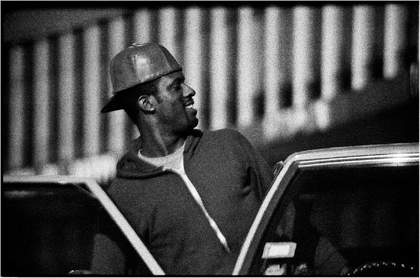
%> input picture Courses' Homeworks/Digital Image Processing/Homework 03/input/taxiDriver.bmp, 420 x 278 px, shrunk from 913 x 604 before the run
$ octave ex04_partAandB.m   (GNU Octave 9; MATLAB toolbox functions it lacks are replaced by stand-ins)
%> lines starting %> are read from the running program, lines starting %| are printed output that depends on the picture; in (x1, y1, x2, y2) boxes, pixels count from 0 and x2, y2 are one past the last pixel; in counts of white or black regions, pixels touching at a corner belong together; the program's own positions count from 1
clear; close all; clc; warning off

%% Initializations
imgTxd = imread('input/TaxiDriver.bmp');
%> imgTxd is the input picture: size 278x420 uint8; min 0, max 255, mean 72.2
imgTxdSz = size(imgTxd);
%> imgTxdSz = [278 420]
imgTxdPad = padarray(imgTxd,size(imgTxd),'post');
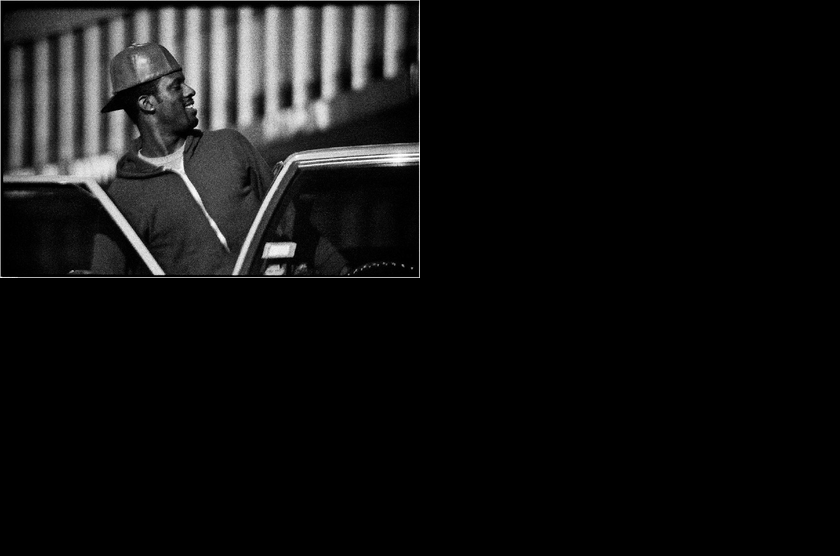
%> imgTxdPad: size 556x840 uint8; min 0, max 255, mean 18
imgTxdPadSz = size(imgTxdPad);
%> imgTxdPadSz = [556 840]
imgTxdFourier = fft2(imgTxdPad);
imgTxdMagn = fftshift(abs(imgTxdFourier));
imgTxdPhase = angle(imgTxdFourier);
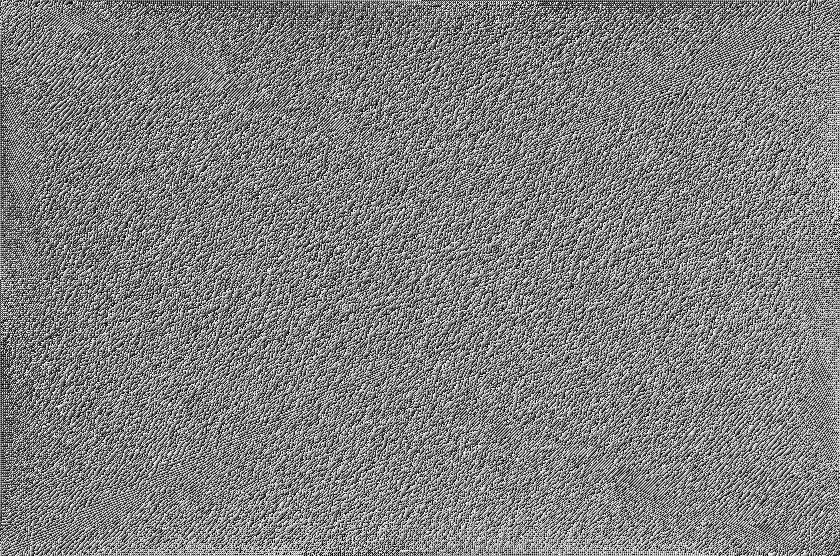
%> imgTxdPhase: size 556x840 double; min -3.14, max 3.14, mean 2.02e-05; drawn with min black and max white

%% Ideal Low-pass Filter
idealLpFiltRad = 100;
idealLpFilter = zeros(imgTxdPadSz);
l1 = floor(imgTxdPadSz(1) / 2) + 1;
%> l1 = 279
l2 = floor(imgTxdPadSz(2)/ 2) + 1;
%> l2 = 421
for i1 = 1:imgTxdPadSz(1)
    for i2 = 1:imgTxdPadSz(2)
        if((i1 - l1)^2 + (i2 - l2)^2 <= idealLpFiltRad^2)
            idealLpFilter(i1,i2) = 1;
        end
    end
end
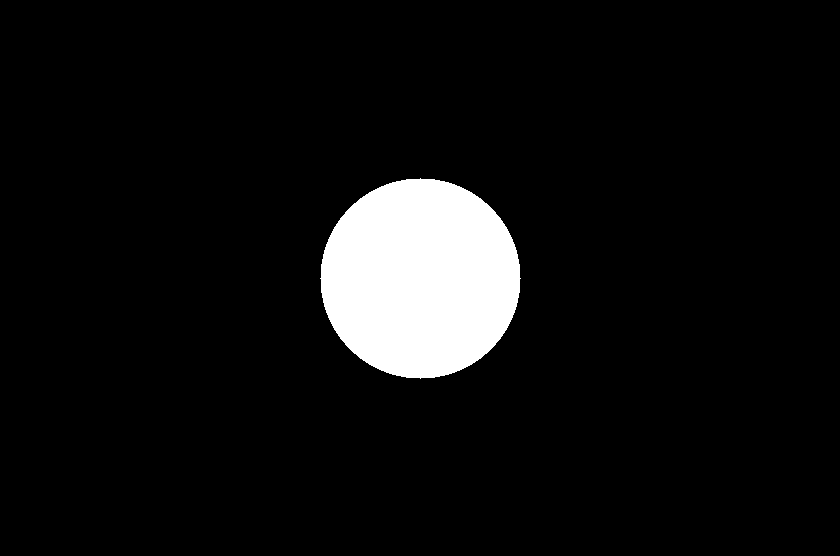
%> idealLpFilter: size 556x840 double; values 0 (black) and 1 (white), 6.7% white; 1 white region, box (x1, y1, x2, y2) and area: (320, 178, 521, 379) 31417
idealLpFiltFinalRes = uint8(real(ifft2(ifftshift(idealLpFilter .* imgTxdMagn) .* exp(1j * imgTxdPhase))));
idealLpFiltFinalRes = idealLpFiltFinalRes(1:imgTxdSz(1),1:imgTxdSz(2));
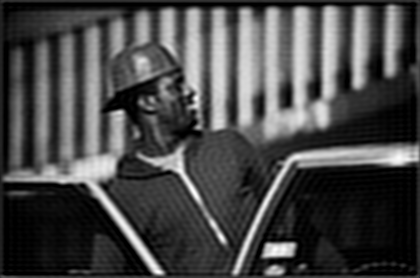
%> idealLpFiltFinalRes: size 278x420 uint8; min 0, max 255, mean 71.7
figure(1);
subplot(3,2,1); imshow(idealLpFilter); subplot(3,2,2); imshow(idealLpFiltFinalRes);
imwrite(idealLpFiltFinalRes,'output/ex04-partA_TaxiDriver_ILPF_best.bmp');

%% ButterWorth Low-pass Filter
bwLpCutoff = 0.09; % butterworth cutoff value
bwLpOrder = 1; % butterworth order
j1 =  (ones(imgTxdPadSz(1),1) * [1:imgTxdPadSz(2)]  - (fix(imgTxdPadSz(2)/2)+1)) / imgTxdPadSz(2);
j2 =  (transpose(1:imgTxdPadSz(1)) * ones(1,imgTxdPadSz(2)) - (fix(imgTxdPadSz(1)/2)+1)) / imgTxdPadSz(1);
bwLpFiltRad = sqrt(j1.^2 + j2.^2);
butterworthLpFilter = mat2gray(1 ./ (1.0 + (bwLpFiltRad ./ bwLpCutoff) .^ (2 * bwLpOrder)));
butterWorthLpFiltFinalRes = uint8(real(ifft2(ifftshift(butterworthLpFilter .* imgTxdMagn) .* exp(1j * imgTxdPhase))));
butterWorthLpFiltFinalRes = butterWorthLpFiltFinalRes(1:imgTxdSz(1), 1:imgTxdSz(2));
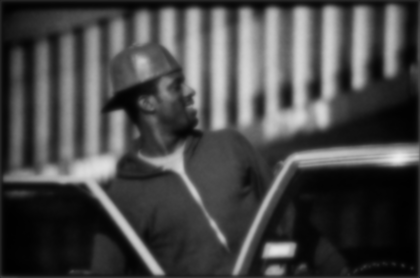
%> butterWorthLpFiltFinalRes: size 278x420 uint8; min 0, max 236, mean 71.4
subplot(3,2,3); imshow(butterworthLpFilter); subplot(3,2,4); imshow(butterWorthLpFiltFinalRes);
imwrite(butterWorthLpFiltFinalRes,'output/ex04-partA_TaxiDriver_BLPF_best.bmp');

%% Gaussian Low-pass Filter
gaussLpFiltStartTime = tic % setting start time
gassianLpFilter = mat2gray(fspecial('gaussian',imgTxdPadSz,150));
gaussianLpFiltFinalRes = uint8(real(ifft2(ifftshift(gassianLpFilter .* imgTxdMagn) .* exp(1i * imgTxdPhase))));
gaussianLpFiltFinalRes = gaussianLpFiltFinalRes(1:imgTxdSz(1),1:imgTxdSz(2));
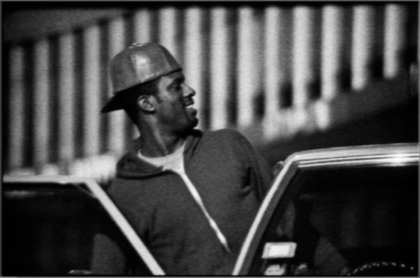
%> gaussianLpFiltFinalRes: size 278x420 uint8; min 0, max 252, mean 71.8
gaussLpFiltElapsedTime = toc(gaussLpFiltStartTime) % getting finish time
subplot(3,2,5); imshow(gassianLpFilter); subplot(3,2,6); imshow(gaussianLpFiltFinalRes);
%> after `imshow(gaussianLpFiltFinalRes)`:
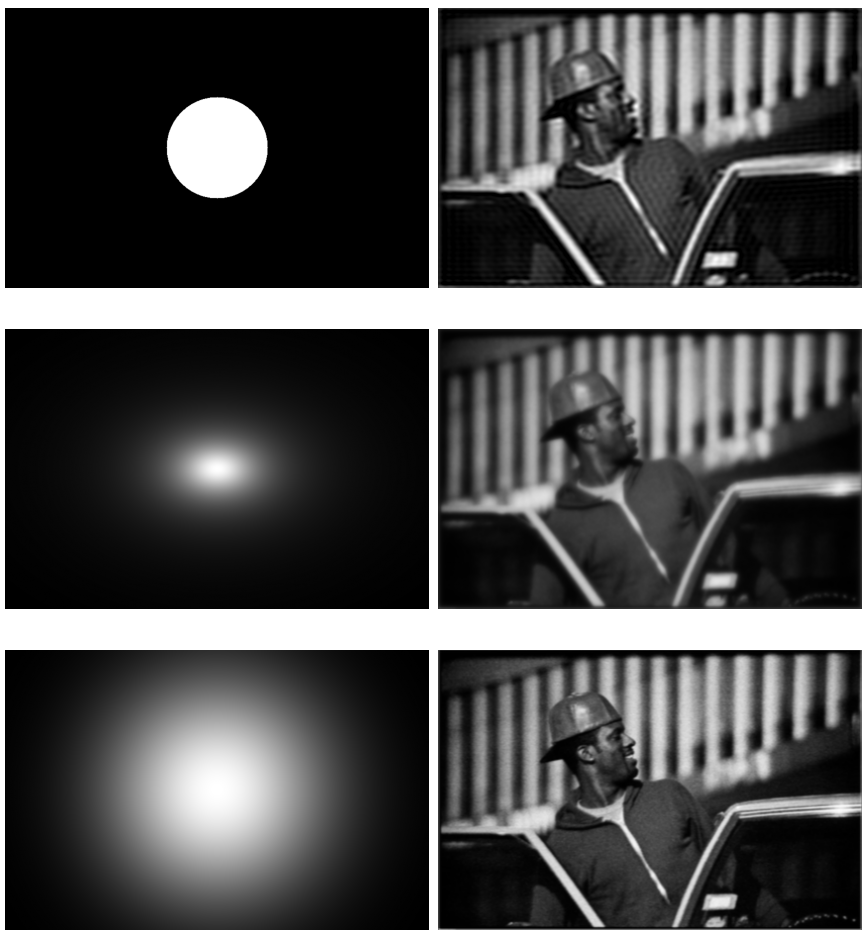
%> figure redrawn from the program's plot data, 6 panels
imwrite(gaussianLpFiltFinalRes,'output/ex04-partA_TaxiDriver_GLPF_best.bmp');

%% Gaussian Spatial Filter (Ex04-Part B)
gaussSpatFiltStartTime = tic % setting start time
gaussSpatKernel = fspecial('gaussian',[7, 7],2); % gaussian spatial filter with sigma=2
gaussianSpatFiltFinalRes = imfilter(imgTxd,gaussSpatKernel);
gaussSpatFiltElapsedTime = toc(gaussSpatFiltStartTime) % getting finish time
figure(2);
subplot(1,2,1); imshow(gaussianSpatFiltFinalRes); subplot(1,2,2); imshow(gaussianLpFiltFinalRes);
